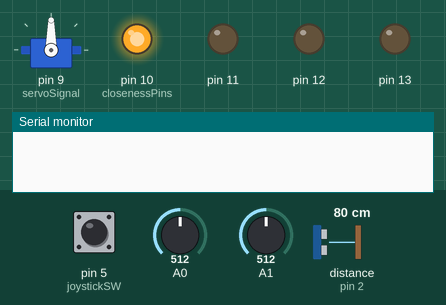
Simulated run of this sketch. Board: Arduino Uno, built with avr-gcc and run on an emulated ATmega328P. Parts: servo, output pins drawn as LEDs (lit = HIGH), the last lines printed to the serial monitor. Wiring (inferred from the names in the program): ultrasonic range finder: trigger pin 3; echo pin 2. Dashed ring = blinking. Inputs (shaded band) come from the test bench; at power-on: distance to the obstacle (sensor on pin 2) 80 cm, A1 = 512, pin 5 (joystickSW) HIGH, A0 = 512. The echo pulse lasts 58.3 µs per cm; pins used as bus, display or sensor lines are not drawn.

Above: at 0.7 s.
0.9 s: distance to the obstacle (sensor on pin 2) set to 17 cm
3.9 s: distance to the obstacle (sensor on pin 2) set to 15 cm
At 4.6 s:
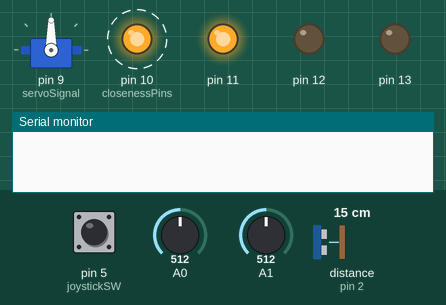
6.9 s: A1 set to 574
9.9 s: A1 set to 593
At 10.1 s:
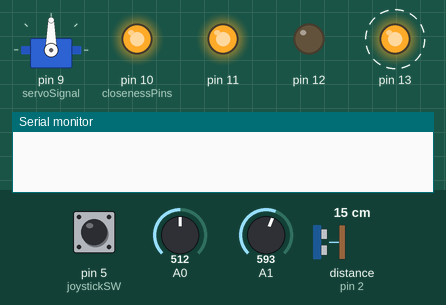
12.9 s: pin 5 (joystickSW) pulled LOW for 0.15 s
At 13.8 s:
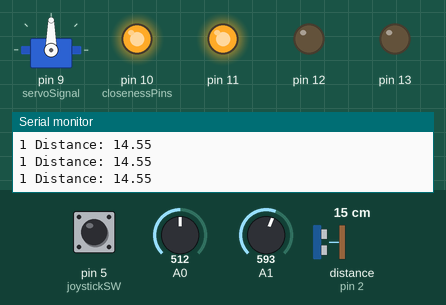
14.5 s: distance to the obstacle (sensor on pin 2) set to 2 cm
At 15.3 s:
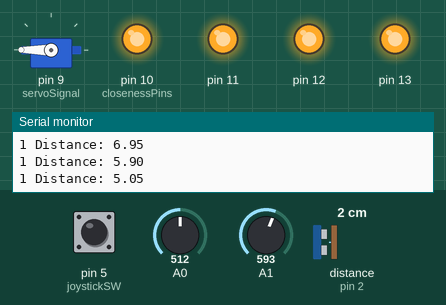
Timing chart, 0 to 26.4 s (numbered marks = the images above; inputs shaded):
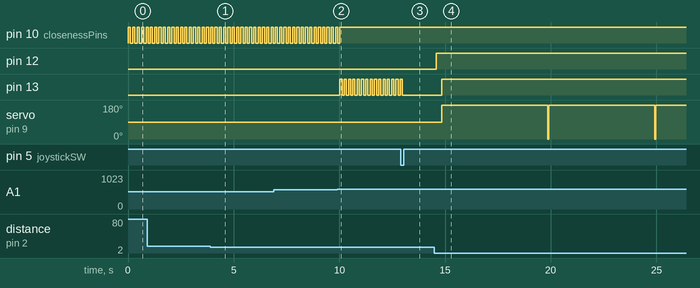

Measured:
- the behaviour switches between 16 and 15 cm on distance to the obstacle (sensor on pin 2) (found by bisection; images 0 and 1)
- the behaviour switches between 582 and 583 on A1 (found by bisection; images 1 and 2)
- after the input at 3.9 s, pin 11: LOW → HIGH after 0.62 s
- after the input at 9.9 s, pin 10 (closenessPins): goes on until 10.0 s, then stays HIGH; pin 13: alternates HIGH for 0.10 s and LOW for 0.10 s, starting after 0.13 s
- after the input at 12.9 s, pin 13: goes on until 13.0 s, then stays LOW
- after the input at 14.5 s, pin 12: LOW → HIGH after 0.09 s; pin 13: LOW → HIGH after 0.35 s; servo on pin 9 (servoSignal): 90° → 180° after 0.35 s
- by itself, pin 10 (closenessPins): alternates HIGH for 0.10 s and LOW for 0.10 s

The sketch:

sketch_jan29a.ino
```cpp
#include <Servo.h>

//  [[PINS]]
#define closenessPins 10  // attach LEDs from furthest to closest:
/*  OG setup:
 *    Green 1: 10 (furthest)
 *    Green 2: 11
 *    Yellow: 12
 *    Red: 13 (closest, triggers claw)
 */
#define echoPin 2 // attach pin D2 Arduino to pin Echo of HC-SR04
#define trigPin 3 //attach pin D3 Arduino to pin Trig of HC-SR04
#define servoSignal 9 //servo on D7
#define joystickSW 5 //escape button
#define joystickY A1  //joystick VRy
#define joystickX A0  // joystick VRx

//  [[ROLLING AVERAGE VALUES]]
#define MULTIPLIER  16
#define CACHELENGTH 5

//  [[SERVO STATES]]
#define CLOSED 180
#define OPEN 0
#define CLOSEDTIME 5000

//  [[FLASHING STATES]]
#define FLASHTIMER 100
#define DEADZONE 70

typedef struct {
  int center_y;
  int center_x;

  int y;
  int x;  // X and y coords
  double angle;  //angle of the input
  double r;  //magnitude of the input
} JoyCoord;

double distance;     // for output of ping()
Servo outputServo;  //servo object
JoyCoord* input = (JoyCoord*)malloc(sizeof(JoyCoord));

int thresholds[] = {20, 15, 10, 5}; // closer to closest
int selectedThreshold = 0;

void writeCalibration(int pins, double distance);
void calibrateJoy(JoyCoord* joyToCalibrate, int Y_pin, int X_pin);
void readJoy(JoyCoord* output, int Y_pin, int X_pin);
double ping();
double smoothPing();
void writeClosenessPins(int dist, int pins);
void closeClaw(int dist);

void setup() {
  pinMode(trigPin, OUTPUT); // Sets the trigPin as an OUTPUT
  pinMode(echoPin, INPUT); // Sets the echoPin as an INPUT
  pinMode(joystickSW, INPUT_PULLUP);  //inverted input
  pinMode(closenessPins, OUTPUT);
  pinMode(closenessPins+1, OUTPUT);
  pinMode(closenessPins+2, OUTPUT);
  pinMode(closenessPins+3, OUTPUT);
  outputServo.attach(servoSignal);
  Serial.begin(9600); // // Serial Communication is starting with 9600 of baudrate speed

  calibrateJoy(input, joystickY, joystickX);

  do {
    //begin calibration loop
    distance = smoothPing();
    writeClosenessPins(distance, closenessPins);
    readJoy(input, joystickY, joystickX);
    writeCalibration(closenessPins, distance);
    delay(100);
  } while(digitalRead(joystickSW));
  Serial.print(thresholds[0]);
  Serial.print(" ");
  Serial.print(thresholds[1]);
  Serial.print(" ");
  Serial.print(thresholds[2]);
  Serial.print(" ");
  Serial.println(thresholds[3]);
}
void loop() {
  distance = smoothPing();

  writeClosenessPins(distance, closenessPins);
  if(distance < thresholds[3])
    closeClaw(distance);
  Serial.print(digitalRead(joystickSW));
  Serial.print(" Distance: ");
  Serial.println(distance);
  delay(50);  //so we don't overping
}


void writeCalibration(int pins, double distance) {
  static bool directionPressed = false;
  static int timer = FLASHTIMER;
  static bool on = false;
  static int slxn = 0;
  //flash the currently selected
  if(timer--) {
    timer=(distance < thresholds[slxn]) ? FLASHTIMER : FLASHTIMER/2;
    on=!on;
    digitalWrite(pins+slxn, on);
  }
  //input logic
  if(!directionPressed) {
    if(input->r>DEADZONE) {
      if(abs(input->x)<abs(input->y)) {
        //horizontal input
        if(input->x>0) {(++slxn)&=3;}
        else {(--slxn)&=3;}
      } else {
        //vertical input
        if(input->y>0) {++thresholds[slxn];}
        else {--thresholds[slxn];}
        Serial.println(input->y);
      }
    }
    directionPressed = true;
  }
  directionPressed=!(input->r<DEADZONE);
}


void closeClaw(int dist) {
  int timer = 0;
  //when entering this subroutine, polling will be suspended.
  outputServo.write(CLOSED);
  do {
    delay(10);
  }while(++timer<CLOSEDTIME/10 && digitalRead(joystickSW));
  outputServo.write(OPEN);
}

void writeClosenessPins(int dist, int pins) {
  for(int i = 0; i < 4; ++i) {
    if(dist < thresholds[i]) {
      digitalWrite(pins+i, HIGH);
    } else {
      digitalWrite(pins+i, LOW);
    }
  }//clear all the pins
}

double smoothPing() {
  //use a moving average to smoothen the ping
  static int remainingCacheSpaces = CACHELENGTH;
  static double average = 0;

  average -= average/CACHELENGTH;
  average += ping()/CACHELENGTH;
  if(remainingCacheSpaces!=0) {
    remainingCacheSpaces--; //remove a cache space if we aren't already full
  }
  return average;
}

double ping() {
    // Clears the trigPin condition
  digitalWrite(trigPin, LOW);
  delayMicroseconds(2);
  // Sets the trigPin HIGH (ACTIVE) for 10 microseconds
  digitalWrite(trigPin, HIGH);
  delayMicroseconds(10);
  digitalWrite(trigPin, LOW);
  // Reads the echoPin, returns the sound wave travel time in microseconds
  long duration = pulseIn(echoPin, HIGH);
  // Calculating the distance
  double distance = duration * 0.034 / 2; // Speed of sound wave divided by 2 (go and back)
  // Displays the distance on the Serial Monitor
  return distance;
}

void calibrateJoy(JoyCoord* joyToCalibrate, int Y_pin, int X_pin) {
    joyToCalibrate->center_y = analogRead(Y_pin);
    joyToCalibrate->center_x = analogRead(X_pin);
}

void readJoy(JoyCoord* output, int Y_pin, int X_pin) {
  // read the analog input:
  output->y = analogRead(Y_pin)-output->center_y;
  output->x = analogRead(X_pin)-output->center_x;
  output->r = sqrt(pow(output->y,2) + pow(output->x,2));
  output->angle = atan((double)output->y/output->x);
}
```
